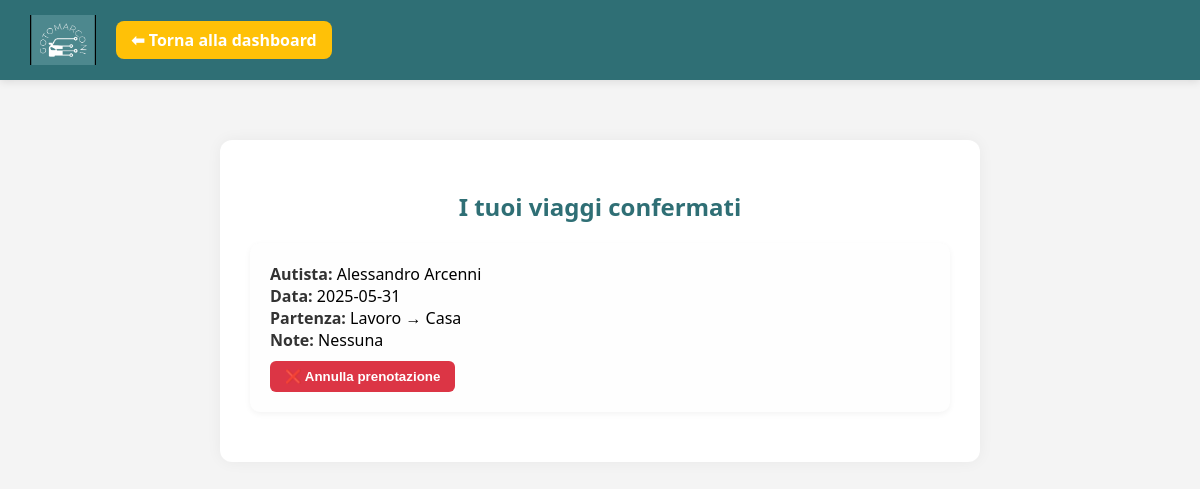
/viaggi_previsti_p.php (signed in), run on the app's committed database.
### tables this page shows
CREATE TABLE `viaggio` (
  `ID` int(11) NOT NULL,
  `Partenza` varchar(100) DEFAULT NULL,
  `Data` datetime DEFAULT NULL,
  `Posti` int(11) DEFAULT NULL,
  `ID_Autista` int(11) DEFAULT NULL,
  `Note` text DEFAULT NULL,
  `Completato` tinyint(1) DEFAULT 0
);

CREATE TABLE `utente` (
  `ID` int(11) NOT NULL,
  `Nome` varchar(50) DEFAULT NULL,
  `Cognome` varchar(50) DEFAULT NULL,
  `Email` varchar(100) DEFAULT NULL,
  `Telefono` varchar(20) DEFAULT NULL,
  `Password` varchar(255) DEFAULT NULL,
  `Ruolo` enum('Autista','Passeggero') DEFAULT 'Passeggero',
  `Citta` varchar(100) NOT NULL DEFAULT 'Roma',
  `FotoProfilo` varchar(255) DEFAULT NULL
);

### viaggi_previsti_p.php (the view, shortened to what this page needs)
<?php
$conn = new mysqli("localhost", "root", "", "GoToMarconi");
$utente_id = $_SESSION['user_id'];
$stmt = $conn->prepare("
    SELECT v.Data, v.Partenza, v.Note, u.Nome, u.Cognome
	FROM Prenotazione p
	JOIN Viaggio v ON v.ID = p.ID_Viaggio
	JOIN Utente u ON u.ID = v.ID_Autista
	WHERE p.ID_Passeggero = ? AND p.Stato = 'Accettata' AND v.Completato = 0
	ORDER BY v.Data DESC
");
$stmt->bind_param("i", $utente_id);
$stmt->execute();
$result = $stmt->get_result();
$viaggi = $result->fetch_all(MYSQLI_ASSOC);
?>
<!DOCTYPE html>
<html lang="it">
<head>
</head>
<body>
<div class="navbar">
  <div class="navbar-left">
    <img src="GoToMarconi_logo.jpg" alt="Logo GoToMarconi" class="logo">
    <a href="passeggero.php" class="dashboard-button">⬅ Torna alla dashboard</a>
  </div>
</div>
<div class="main">
  <div class="container">
    <h2>I tuoi viaggi confermati</h2>
    <?php if (count($viaggi) === 0): ?>
      <p class="no-data">Non hai viaggi confermati al momento.</p>
    <?php else: ?>
      <?php foreach ($viaggi as $v): ?>
        <div class="viaggio-box">
          <strong>Autista:</strong> <?= htmlspecialchars($v['Nome'] . ' ' . $v['Cognome']) ?><br>
          <strong>Data:</strong> <?= htmlspecialchars(date('Y-m-d', strtotime($v['Data']))) ?><br>
          <strong>Partenza:</strong> <?= htmlspecialchars($v['Partenza']) ?><br>
          <strong>Note:</strong> <?= htmlspecialchars($v['Note']) ?: 'Nessuna' ?><br>
          <form method="POST" action="annulla_prenotazione.php" onsubmit="return confirm('Sei sicuro di voler annullare la prenotazione?');">
            <button type="submit">❌ Annulla prenotazione</button>
          </form>
        </div>
      <?php endforeach; ?>
    <?php endif; ?>
  </div>
</div>
</body>
</html>

### viaggi_previsti_p.php (style rules this page uses)
body { margin: 0; font-family: 'Segoe UI', sans-serif; background: #f4f4f4; }
.navbar { background-color: #2f6f75; padding: 15px 30px; display: flex; justify-content: space-between; align-items: center; box-shadow: 0 2px 8px rgba(0,0,0,0.1); }
.navbar-left { display: flex; align-items: center; gap: 20px; }
.navbar img.logo { height: 50px; }
.dashboard-button { text-decoration: none; color: white; background-color: #ffc107; padding: 8px 15px; border-radius: 8px; font-weight: bold; }
.main { display: flex; justify-content: center; padding: 60px 20px; }
.container { background: white; padding: 30px; border-radius: 12px; box-shadow: 0 0 15px rgba(0,0,0,0.05); width: 100%; max-width: 700px; }
h2 { color: #2f6f75; margin-bottom: 20px; text-align: center; }
.viaggio-box { background: #fefefe; border-radius: 10px; padding: 20px; margin-bottom: 20px; box-shadow: 0 2px 6px rgba(0,0,0,0.05); }
.viaggio-box strong { color: #333; }
.viaggio-box form { margin-top: 10px; }
button { background: #dc3545; color: white; padding: 8px 15px; border: none; border-radius: 6px; cursor: pointer; font-weight: bold; }

### data on the page
viaggio: ID_Autista.Cognome "Alessandro Arcenni", Data "2025-05-31", Partenza "Lavoro → Casa", Note "Nessuna"
